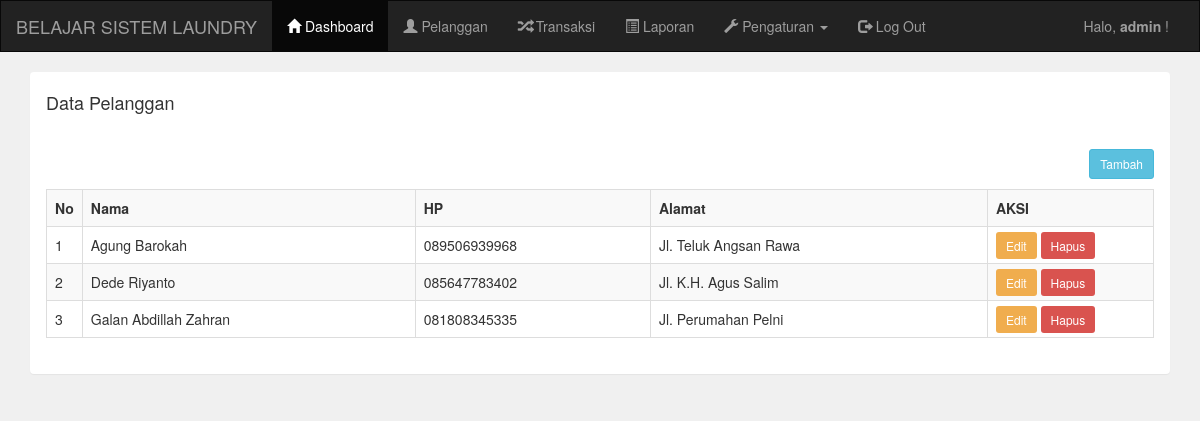
The page /admin/pelanggan.php (signed in) on the database its author committed.
### tables this page shows
CREATE TABLE `pelanggan` (
  `idPelanggan` int(11) NOT NULL,
  `namaPelanggan` varchar(255) NOT NULL,
  `hpPelanggan` varchar(20) NOT NULL,
  `alamatPelanggan` text NOT NULL
);

### admin/pelanggan.php (the view)
<?php include 'header.php'; ?>
<div class="container">
    <div class="panel">
        <div class="panel-heading">
            <h4>Data Pelanggan</h4>
        </div>
        <div class="panel-body">
            <a href="pelanggan_tambah.php" class="btn btn-sm btn-info pull-right">Tambah</a>
            <br/>
            <br/>
            <table class="table table-bordered table-striped">
                <tr>
                    <th width="1%">No</th>
                    <th>Nama</th>
                    <th>HP</th>
                    <th>Alamat</th>
                    <th width="15%">AKSI</th>
                </tr>
        <?php
        include "../koneksi.php";
        $no = 1;
        $query = mysqli_query($koneksi, "SELECT * FROM pelanggan order by namaPelanggan asc");
        while ($d = mysqli_fetch_array($query)) {
        ?>
                <tr>
                    <td><?php echo $no++; ?></td>
                    <td><?php echo $d['namaPelanggan']; ?></td>
                    <td><?php echo $d['hpPelanggan']; ?></td>
                    <td><?php echo $d['alamatPelanggan']; ?></td>
                    <td>
                        <a href="pelanggan_edit.php?id=<?php echo $d['idPelanggan']; ?>" class="btn-sm btn-warning">Edit</a>
                        <a href="pelanggan_hapus.php?id=<?php echo $d['idPelanggan']; ?>" class="btn-sm btn-danger" onclick="return confirm('Yakin akan dihapus?')">Hapus</a>
                </tr>
            <?php
                }
            ?>
            </table>
        </div>
    </div>
</div>
<?php include 'footer.php'; ?>

### rows shown on the page
pelanggan: namaPelanggan "Agung Barokah", hpPelanggan "089506939968", alamatPelanggan "Jl. Teluk Angsan Rawa"
pelanggan: namaPelanggan "Dede Riyanto", hpPelanggan "085647783402", alamatPelanggan "Jl. K.H. Agus Salim"
pelanggan: namaPelanggan "Galan Abdillah Zahran", hpPelanggan "081808345335", alamatPelanggan "Jl. Perumahan Pelni"

### other values the page prints
$_SESSION['username'] "admin"
